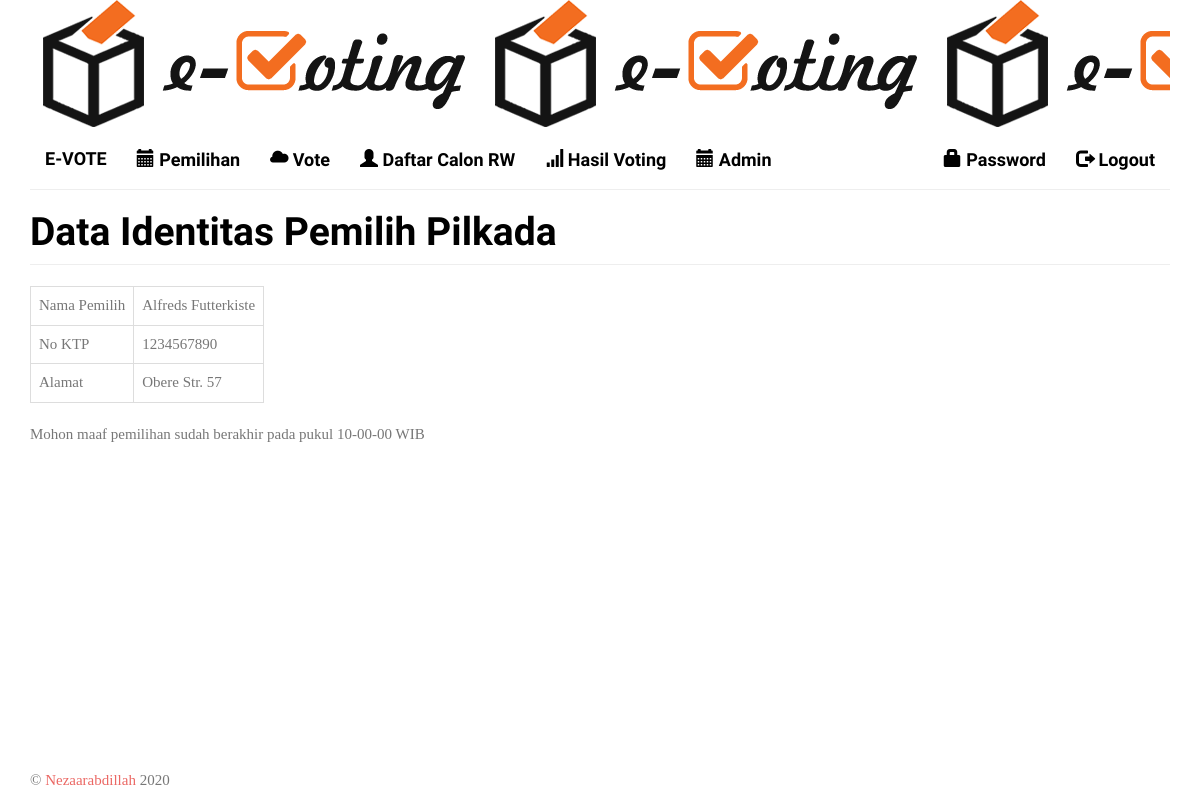
The page /index.php?m=tanda_terima (signed in) on the database its author committed.
### tables this page shows
CREATE TABLE IF NOT EXISTS `tb_pemilih` (
  `id_pemilih` int(11) NOT NULL AUTO_INCREMENT,
  `ktp` varchar(16) NOT NULL,
  `nama_pemilih` varchar(64) NOT NULL,
  `alamat` varchar(255) NOT NULL,
  `pass` varchar(16) NOT NULL,
  PRIMARY KEY (`id_pemilih`)
);

### config.php (called while the page is built)
<?php
$config["server"]='localhost';
$config["username"]='root';
$config["password"]='';
$config["database_name"]='tugasakhir_evoting';

### includes/ez_sql_core.php (called while the page is built, shortened)
<?php
	class ezSQLcore
	{
		var $show_errors      = true;
		var $timers           = array();
		function get_host_port( $host, $default = false )
		{
			$port = $default;
			return array( $host, $port );
		}
		function flush()
		{
			$this->last_result = array();
		}
		function get_row($query=null,$output=OBJECT,$y=0)
		{
			if ( $query )
			{
				$this->query($query);
			}
			if ( $output == OBJECT )
			{
				return $this->last_result[$y]?$this->last_result[$y]:null;
			}
			elseif ( $output == ARRAY_A )
			{
				return $this->last_result[$y]?get_object_vars($this->last_result[$y]):null;
			}
			elseif ( $output == ARRAY_N )
			{
				return $this->last_result[$y]?array_values(get_object_vars($this->last_result[$y])):null;
			}
			else
			{
				$this->show_errors ? trigger_error(" \$db->get_row(string query, output type, int offset) -- Output type must be one of: OBJECT, ARRAY_A, ARRAY_N",E_USER_WARNING) : null;
			}
		}
		function timer_get_cur()
		{
			list($usec, $sec) = explode(" ",microtime());
			return ((float)$usec + (float)$sec);
		}
		function timer_start($timer_name)
		{
			$this->timers[$timer_name] = $this->timer_get_cur();
		}
		function timer_elapsed($timer_name)
		{
			return round($this->timer_get_cur() - $this->timers[$timer_name],2);
		}
	}

### functions.php (called while the page is built, shortened)
<?php
include'config.php';
include'includes/ez_sql_core.php';
include'includes/ez_sql_mysqli.php';
$db = new ezSQL_mysqli($config['username'], $config['password'], $config['database_name'], $config['server']);

### includes/ez_sql_mysqli.php (called while the page is built, shortened)
<?php
	$ezsql_mysqli_str = array
	(
		1 => 'Require $dbuser and $dbpassword to connect to a database server',
		2 => 'Error establishing mySQLi database connection. Correct user/password? Correct hostname? Database server running?',
		3 => 'Require $dbname to select a database',
		4 => 'mySQLi database connection is not active',
		5 => 'Unexpected error while trying to select database'
	);
	class ezSQL_mysqli extends ezSQLcore
	{
		function ezSQL_mysqli($dbuser='', $dbpassword='', $dbname='', $dbhost='localhost', $encoding='')
		{
			$this->dbuser = $dbuser;
			$this->dbpassword = $dbpassword;
			$this->dbname = $dbname;
			$this->encoding = $encoding;
		}
		function connect($dbuser='', $dbpassword='', $dbhost='localhost', $dbport=false)
		{
			global $ezsql_mysqli_str; $return_val = false;
			if ( ! $dbuser )
			{
				$this->register_error($ezsql_mysqli_str[1].' in '.__FILE__.' on line '.__LINE__);
				$this->show_errors ? trigger_error($ezsql_mysqli_str[1],E_USER_WARNING) : null;
			}
			else
			{
				$this->dbh = new mysqli($dbhost,$dbuser,$dbpassword, '', $dbport);
				if( $this->dbh->connect_errno )
				{
					$this->register_error($ezsql_mysqli_str[2].' in '.__FILE__.' on line '.__LINE__);
					$this->show_errors ? trigger_error($ezsql_mysqli_str[2],E_USER_WARNING) : null;
				}
				else
				{
					$return_val = true;
				}
			}
			return $return_val;
		}
		function select($dbname='', $encoding='')
		{
			global $ezsql_mysqli_str; $return_val = false;
			if ( ! $dbname )
			{
				$this->register_error($ezsql_mysqli_str[3].' in '.__FILE__.' on line '.__LINE__);
				$this->show_errors ? trigger_error($ezsql_mysqli_str[3],E_USER_WARNING) : null;
			}
			else if ( ! $this->dbh )
			{
				$this->register_error($ezsql_mysqli_str[4].' in '.__FILE__.' on line '.__LINE__);
				$this->show_errors ? trigger_error($ezsql_mysqli_str[4],E_USER_WARNING) : null;
			}
			else if ( !@$this->dbh->select_db($dbname) )
			{
				if ( !$str = @$this->dbh->error)
					  $str = $ezsql_mysqli_str[5];
				$this->register_error($str.' in '.__FILE__.' on line '.__LINE__);
				$this->show_errors ? trigger_error($str,E_USER_WARNING) : null;
			}
			else
			{
				$return_val = true;
			}
			return $return_val;
		}
		function query($query)
		{
			$return_val = 0;
			$query = trim($query);
			$this->result = @$this->dbh->query($query);
			if ( preg_match("/^(insert|delete|update|replace|truncate|drop|create|alter|begin|commit|rollback|set|lock|unlock|call)/i",$query) )
			{
				$is_insert = true;
				$this->rows_affected = @$this->dbh->affected_rows;
				if ( preg_match("/^(insert|replace)\s+/i",$query) )
				{
					$this->insert_id = @$this->dbh->insert_id;
				}
				$return_val = $this->rows_affected;
			}
			else
			{
				$is_insert = false;
				$i=0;
				$num_rows=0;
				while ( $row = @$this->result->fetch_object() )
				{
					$num_rows++;
				}
				$this->num_rows = $num_rows;
				$return_val = $this->num_rows;
			}
			return $return_val;
		}
	}

### identitas.php (the view)
<?php
$row = $db->get_row("SELECT * FROM tb_pemilih WHERE id_pemilih='$_SESSION[id_pemilih]'");
?>
<div class="page-header">
    <h1>Data Identitas Pemilih Pilkada</h1>
</div>
<table class="table table-bordered aw">
    <tr>
        <td>Nama Pemilih</td>
        <td><?=$row->nama_pemilih?></td>
    </tr>
    <tr>
        <td>No KTP</td>
        <td><?=$row->ktp?></td>
    </tr>
    <tr>
        <td>Alamat</td>
        <td><?=$row->alamat?></td>
    </tr>
</table>
<?php
$sekarang = time();
$batas = mktime(10,0,0);
if($sekarang > $batas):?>
<p>Mohon maaf pemilihan sudah berakhir pada pukul <?=date('H-i-s', $batas)?> WIB</p>
<?php else:?>
<a class="btn btn-primary" href="?m=tanda_terima&act=pilih">Lanjutkan <span class="glyphicon glyphicon-chevron-right"></span></a>
<?php endif;?>

### assets/css/general.css (style rules this page uses)
html { position: relative; min-height: 100%; }
body { margin-bottom: 70px; }
.aw { width: auto; }
.page-header { margin-top: 0; padding-bottom: 0; }
.page-header h1 { margin-top: 0; }

### rows shown on the page
tb_pemilih: nama_pemilih "Alfreds Futterkiste", ktp "1234567890", alamat "Obere Str. 57"

### other values the page prints
date('H-i-s', $batas) "10-00-00"
